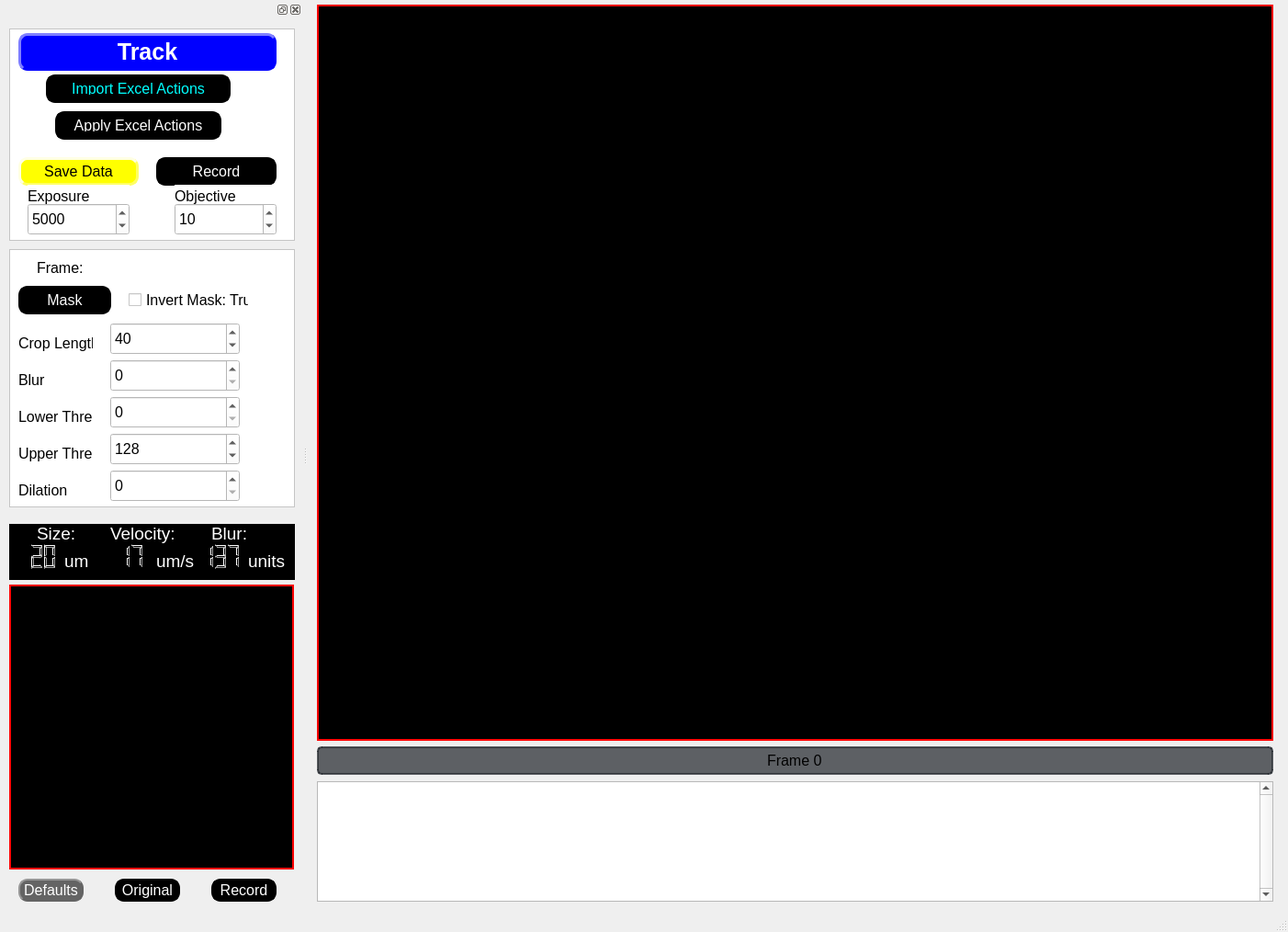
<?xml version="1.0" encoding="UTF-8"?>
<ui version="4.0">
 <class>MainWindow</class>
 <widget class="QMainWindow" name="MainWindow">
  <property name="geometry">
   <rect>
    <x>0</x>
    <y>0</y>
    <width>1402</width>
    <height>1014</height>
   </rect>
  </property>
  <property name="font">
   <font>
    <family>Arial</family>
    <pointsize>12</pointsize>
    <italic>false</italic>
    <bold>false</bold>
   </font>
  </property>
  <property name="windowTitle">
   <string>MainWindow</string>
  </property>
  <property name="styleSheet">
   <string notr="true">font-size: 12pt; font: Arial;</string>
  </property>
  <property name="documentMode">
   <bool>false</bool>
  </property>
  <widget class="QWidget" name="centralwidget">
   <widget class="QPlainTextEdit" name="plainTextEdit">
    <property name="geometry">
     <rect>
      <x>10</x>
      <y>850</y>
      <width>1041</width>
      <height>131</height>
     </rect>
    </property>
    <property name="mouseTracking">
     <bool>true</bool>
    </property>
    <property name="styleSheet">
     <string notr="true">font-size: 15pt; font: Arial;</string>
    </property>
    <property name="verticalScrollBarPolicy">
     <enum>Qt::ScrollBarAlwaysOn</enum>
    </property>
    <property name="sizeAdjustPolicy">
     <enum>QAbstractScrollArea::AdjustToContentsOnFirstShow</enum>
    </property>
    <property name="plainText">
     <string/>
    </property>
    <property name="centerOnScroll">
     <bool>false</bool>
    </property>
   </widget>
   <widget class="QLabel" name="VideoFeedLabel">
    <property name="geometry">
     <rect>
      <x>10</x>
      <y>5</y>
      <width>1041</width>
      <height>801</height>
     </rect>
    </property>
    <property name="mouseTracking">
     <bool>true</bool>
    </property>
    <property name="styleSheet">
     <string notr="true">background-color: rgb(0,0,0); border:2px solid rgb(255, 0, 0); </string>
    </property>
    <property name="text">
     <string/>
    </property>
   </widget>
   <widget class="QProgressBar" name="frameslider">
    <property name="geometry">
     <rect>
      <x>10</x>
      <y>812</y>
      <width>1041</width>
      <height>31</height>
     </rect>
    </property>
    <property name="styleSheet">
     <string notr="true">    QProgressBar {
        border: 2px solid rgba(33, 37, 43, 180);
        border-radius: 5px;
        text-align: center;
        background-color: rgba(33, 37, 43, 180);
        color: black;
    }
    QProgressBar::chunk {
        background-color: #FFD700;
    }</string>
    </property>
    <property name="minimum">
     <number>0</number>
    </property>
    <property name="maximum">
     <number>100</number>
    </property>
    <property name="value">
     <number>0</number>
    </property>
    <property name="format">
     <string>Frame %v</string>
    </property>
   </widget>
  </widget>
  <widget class="QStatusBar" name="statusbar"/>
  <widget class="QDockWidget" name="dockWidget">
   <property name="minimumSize">
    <size>
     <width>329</width>
     <height>987</height>
    </size>
   </property>
   <property name="styleSheet">
    <string notr="true"/>
   </property>
   <property name="floating">
    <bool>false</bool>
   </property>
   <property name="allowedAreas">
    <set>Qt::LeftDockWidgetArea|Qt::RightDockWidgetArea</set>
   </property>
   <attribute name="dockWidgetArea">
    <number>1</number>
   </attribute>
   <widget class="QWidget" name="dockWidgetContents">
    <widget class="QFrame" name="frame_3">
     <property name="geometry">
      <rect>
       <x>10</x>
       <y>10</y>
       <width>311</width>
       <height>231</height>
      </rect>
     </property>
     <property name="styleSheet">
      <string notr="true"> color: rgb(0, 0, 0);
 background-color: rgb(255, 255, 255);
</string>
     </property>
     <property name="frameShape">
      <enum>QFrame::StyledPanel</enum>
     </property>
     <property name="frameShadow">
      <enum>QFrame::Raised</enum>
     </property>
     <widget class="QPushButton" name="savedatabutton">
      <property name="geometry">
       <rect>
        <x>10</x>
        <y>140</y>
        <width>131</width>
        <height>31</height>
       </rect>
      </property>
      <property name="styleSheet">
       <string notr="true">QPushButton {
                color: rgb(0, 0, 0);
                background-color: rgb(255, 255, 0);
                border-style: outset;
                border-width: 3px;
                border-radius: 10px;
                border-color: rgb(255, 255, 100);
                min-width: 1em;
                padding: 6px;
            }
            QPushButton:hover {
                background-color: rgb(255, 255, 200);
                color: rgb(0, 0, 0);
            }
            QPushButton:pressed {
                background-color: red;
                border: 2px solid red;
                padding-left: 5px;
                padding-top: 5px;
                border-style: inset;
                }</string>
      </property>
      <property name="text">
       <string>Save Data</string>
      </property>
      <property name="checkable">
       <bool>true</bool>
      </property>
     </widget>
     <widget class="QPushButton" name="recordbutton">
      <property name="geometry">
       <rect>
        <x>160</x>
        <y>140</y>
        <width>131</width>
        <height>31</height>
       </rect>
      </property>
      <property name="styleSheet">
       <string notr="true">QPushButton {
                color: rgb(255, 255, 255);
                background-color: rgb(0, 0, 0);
                border-style: outset;
                border-width: 3px;
                border-radius: 10px;
                border-color: rgb(0, 0, 0);
                min-width: 1em;
                padding: 6px;
            }
      
            QPushButton:checked {
                color: rgb(255, 255, 255);
                background-color: rgb(255, 0, 0);
                border-style: inset;
                border-width: 3px;
                border-radius: 10px;
                border-color: rgb(255, 0, 0);
                font: bold 16px;
                min-width: 1em;
               
            }
            QPushButton:hover {
                background-color: rgb(100, 100, 100);
                color: rgb(255, 255, 255);
                border-color: rgb(100, 100, 100);
                padding-left: 5px;
                padding-top: 5px;
            }</string>
      </property>
      <property name="text">
       <string>Record</string>
      </property>
      <property name="checkable">
       <bool>true</bool>
      </property>
     </widget>
     <widget class="QPushButton" name="trackbutton">
      <property name="geometry">
       <rect>
        <x>10</x>
        <y>5</y>
        <width>281</width>
        <height>41</height>
       </rect>
      </property>
      <property name="cursor">
       <cursorShape>ArrowCursor</cursorShape>
      </property>
      <property name="styleSheet">
       <string notr="true">
QPushButton {
                color: rgb(255, 255, 255);
                background-color: rgb(0, 0, 255);
                border-style: outset;
                border-width: 3px;
                border-radius: 10px;
                border-color: rgb(0, 0, 255);
                min-width: 1em;
                padding: 6px;
			  font: bold 25px;
            }
      
            QPushButton:checked {
                color: rgb(255, 255, 255);
                background-color: rgb(255, 0, 0);
                border-style: inset;
                border-width: 3px;
                border-radius: 10px;
                border-color: rgb(255, 0, 0);
                font: bold 25px;
                min-width: 1em;
               
            }
            QPushButton:hover {
                background-color: rgb(100, 100, 100);
                color: rgb(255, 255, 255);
                border-color: rgb(0, 255, 0);
                padding-left: 5px;
                padding-top: 5px;
            }</string>
      </property>
      <property name="text">
       <string>Track</string>
      </property>
      <property name="checkable">
       <bool>true</bool>
      </property>
     </widget>
     <widget class="QLabel" name="exposurelabel">
      <property name="geometry">
       <rect>
        <x>20</x>
        <y>170</y>
        <width>111</width>
        <height>25</height>
       </rect>
      </property>
      <property name="maximumSize">
       <size>
        <width>150</width>
        <height>25</height>
       </size>
      </property>
      <property name="text">
       <string>Exposure</string>
      </property>
     </widget>
     <widget class="QSpinBox" name="exposurebox">
      <property name="geometry">
       <rect>
        <x>20</x>
        <y>190</y>
        <width>111</width>
        <height>35</height>
       </rect>
      </property>
      <property name="minimum">
       <number>100</number>
      </property>
      <property name="maximum">
       <number>30000</number>
      </property>
      <property name="singleStep">
       <number>100</number>
      </property>
      <property name="value">
       <number>5000</number>
      </property>
      <property name="displayIntegerBase">
       <number>10</number>
      </property>
     </widget>
     <widget class="QLabel" name="objectivelabel">
      <property name="geometry">
       <rect>
        <x>180</x>
        <y>170</y>
        <width>111</width>
        <height>25</height>
       </rect>
      </property>
      <property name="maximumSize">
       <size>
        <width>150</width>
        <height>25</height>
       </size>
      </property>
      <property name="text">
       <string>Objective</string>
      </property>
     </widget>
     <widget class="QSpinBox" name="objectivebox">
      <property name="geometry">
       <rect>
        <x>180</x>
        <y>190</y>
        <width>111</width>
        <height>35</height>
       </rect>
      </property>
      <property name="minimum">
       <number>1</number>
      </property>
      <property name="maximum">
       <number>50</number>
      </property>
      <property name="singleStep">
       <number>5</number>
      </property>
      <property name="value">
       <number>10</number>
      </property>
      <property name="displayIntegerBase">
       <number>10</number>
      </property>
     </widget>
     <widget class="QPushButton" name="import_excel_actions">
      <property name="geometry">
       <rect>
        <x>40</x>
        <y>50</y>
        <width>201</width>
        <height>31</height>
       </rect>
      </property>
      <property name="styleSheet">
       <string notr="true">QPushButton {
                color: rgb(0, 255, 255);
                background-color: rgb(0, 0, 0);
                border-style: outset;
                border-width: 3px;
                border-radius: 10px;
                border-color: rgb(0, 0, 0);
                min-width: 1em;
                padding: 6px;
            }
      
QPushButton:hover {
                background-color: rgb(100, 100, 100);
                color: rgb(255, 255, 255);
                border-color: rgb(100, 100, 100);
                padding-left: 5px;
                padding-top: 5px;
            }
            </string>
      </property>
      <property name="text">
       <string>Import Excel Actions</string>
      </property>
      <property name="checkable">
       <bool>true</bool>
      </property>
     </widget>
     <widget class="QPushButton" name="apply_actions">
      <property name="geometry">
       <rect>
        <x>50</x>
        <y>90</y>
        <width>181</width>
        <height>31</height>
       </rect>
      </property>
      <property name="styleSheet">
       <string notr="true">QPushButton {
                color: rgb(255, 255, 255);
                background-color: rgb(0, 0, 0);
                border-style: outset;
                border-width: 3px;
                border-radius: 10px;
                border-color: rgb(0, 0, 0);
                min-width: 1em;
                padding: 6px;
            }
      
            QPushButton:checked {
                color: rgb(255, 255, 255);
                background-color: rgb(255, 0, 0);
                border-style: inset;
                border-width: 3px;
                border-radius: 10px;
                border-color: rgb(255, 0, 0);
                font: bold 16px;
                min-width: 1em;
               
            }
            QPushButton:hover {
                background-color: rgb(100, 100, 100);
                color: rgb(255, 255, 255);
                border-color: rgb(100, 100, 100);
                padding-left: 5px;
                padding-top: 5px;
            }</string>
      </property>
      <property name="text">
       <string>Apply Excel Actions</string>
      </property>
      <property name="checkable">
       <bool>true</bool>
      </property>
     </widget>
    </widget>
    <widget class="QFrame" name="trackerparamsframe">
     <property name="geometry">
      <rect>
       <x>10</x>
       <y>250</y>
       <width>311</width>
       <height>281</height>
      </rect>
     </property>
     <property name="styleSheet">
      <string notr="true"> color: rgb(0, 0, 0);
 background-color: rgb(255, 255, 255);
</string>
     </property>
     <property name="frameShape">
      <enum>QFrame::StyledPanel</enum>
     </property>
     <property name="frameShadow">
      <enum>QFrame::Raised</enum>
     </property>
     <widget class="QSpinBox" name="robotmasklowerbox">
      <property name="geometry">
       <rect>
        <x>110</x>
        <y>160</y>
        <width>141</width>
        <height>35</height>
       </rect>
      </property>
      <property name="font">
       <font>
        <pointsize>12</pointsize>
        <italic>false</italic>
        <bold>false</bold>
       </font>
      </property>
      <property name="styleSheet">
       <string notr="true"/>
      </property>
      <property name="maximum">
       <number>255</number>
      </property>
      <property name="singleStep">
       <number>1</number>
      </property>
      <property name="value">
       <number>0</number>
      </property>
     </widget>
     <widget class="QLabel" name="maskthreshlabel">
      <property name="geometry">
       <rect>
        <x>10</x>
        <y>170</y>
        <width>81</width>
        <height>25</height>
       </rect>
      </property>
      <property name="maximumSize">
       <size>
        <width>150</width>
        <height>25</height>
       </size>
      </property>
      <property name="text">
       <string>Lower Thresh</string>
      </property>
     </widget>
     <widget class="QSpinBox" name="robotmaskdilationbox">
      <property name="geometry">
       <rect>
        <x>110</x>
        <y>240</y>
        <width>141</width>
        <height>35</height>
       </rect>
      </property>
      <property name="maximum">
       <number>40</number>
      </property>
     </widget>
     <widget class="QLabel" name="maskdilationlabel">
      <property name="geometry">
       <rect>
        <x>10</x>
        <y>250</y>
        <width>81</width>
        <height>25</height>
       </rect>
      </property>
      <property name="maximumSize">
       <size>
        <width>150</width>
        <height>25</height>
       </size>
      </property>
      <property name="text">
       <string>Dilation</string>
      </property>
     </widget>
     <widget class="QSpinBox" name="robotcroplengthbox">
      <property name="geometry">
       <rect>
        <x>110</x>
        <y>80</y>
        <width>141</width>
        <height>35</height>
       </rect>
      </property>
      <property name="minimum">
       <number>5</number>
      </property>
      <property name="maximum">
       <number>400</number>
      </property>
      <property name="singleStep">
       <number>1</number>
      </property>
      <property name="value">
       <number>40</number>
      </property>
      <property name="displayIntegerBase">
       <number>10</number>
      </property>
     </widget>
     <widget class="QLabel" name="croplengthlabel">
      <property name="geometry">
       <rect>
        <x>10</x>
        <y>90</y>
        <width>81</width>
        <height>25</height>
       </rect>
      </property>
      <property name="maximumSize">
       <size>
        <width>150</width>
        <height>25</height>
       </size>
      </property>
      <property name="text">
       <string>Crop Length</string>
      </property>
     </widget>
     <widget class="QSpinBox" name="robotmaskblurbox">
      <property name="geometry">
       <rect>
        <x>110</x>
        <y>120</y>
        <width>141</width>
        <height>35</height>
       </rect>
      </property>
      <property name="font">
       <font>
        <pointsize>12</pointsize>
        <italic>false</italic>
        <bold>false</bold>
       </font>
      </property>
      <property name="styleSheet">
       <string notr="true"/>
      </property>
      <property name="maximum">
       <number>40</number>
      </property>
      <property name="singleStep">
       <number>1</number>
      </property>
      <property name="value">
       <number>0</number>
      </property>
     </widget>
     <widget class="QLabel" name="maskblurlabel">
      <property name="geometry">
       <rect>
        <x>10</x>
        <y>130</y>
        <width>61</width>
        <height>25</height>
       </rect>
      </property>
      <property name="maximumSize">
       <size>
        <width>150</width>
        <height>25</height>
       </size>
      </property>
      <property name="text">
       <string>Blur</string>
      </property>
     </widget>
     <widget class="QPushButton" name="maskbutton">
      <property name="geometry">
       <rect>
        <x>10</x>
        <y>40</y>
        <width>101</width>
        <height>31</height>
       </rect>
      </property>
      <property name="styleSheet">
       <string notr="true">QPushButton {
                color: rgb(255, 255, 255);
                background-color: rgb(0, 0, 0);
                border-style: outset;
                border-width: 2px;
                border-radius: 10px;
                border-color: rgb(0, 0, 0);
                min-width: 1em;
                padding: 1px;
            }
            QPushButton:hover {
                background-color: rgb(100, 100, 100);
                color: rgb(255, 255, 255);
                border-style: inset;
			  border-color: rgb(0, 255, 0);
            }</string>
      </property>
      <property name="text">
       <string>Mask</string>
      </property>
      <property name="checkable">
       <bool>true</bool>
      </property>
      <property name="checked">
       <bool>false</bool>
      </property>
     </widget>
     <widget class="QCheckBox" name="maskinvert_checkBox">
      <property name="geometry">
       <rect>
        <x>130</x>
        <y>40</y>
        <width>131</width>
        <height>30</height>
       </rect>
      </property>
      <property name="text">
       <string>Invert Mask: True</string>
      </property>
      <property name="checked">
       <bool>false</bool>
      </property>
     </widget>
     <widget class="QSpinBox" name="robotmaskupperbox">
      <property name="geometry">
       <rect>
        <x>110</x>
        <y>200</y>
        <width>141</width>
        <height>35</height>
       </rect>
      </property>
      <property name="font">
       <font>
        <pointsize>12</pointsize>
        <italic>false</italic>
        <bold>false</bold>
       </font>
      </property>
      <property name="styleSheet">
       <string notr="true"/>
      </property>
      <property name="minimum">
       <number>0</number>
      </property>
      <property name="maximum">
       <number>255</number>
      </property>
      <property name="singleStep">
       <number>1</number>
      </property>
      <property name="value">
       <number>128</number>
      </property>
     </widget>
     <widget class="QLabel" name="maskthreshlabel_2">
      <property name="geometry">
       <rect>
        <x>10</x>
        <y>210</y>
        <width>81</width>
        <height>25</height>
       </rect>
      </property>
      <property name="maximumSize">
       <size>
        <width>150</width>
        <height>25</height>
       </size>
      </property>
      <property name="text">
       <string>Upper Thresh</string>
      </property>
     </widget>
     <widget class="QLabel" name="framelabel">
      <property name="geometry">
       <rect>
        <x>30</x>
        <y>10</y>
        <width>121</width>
        <height>21</height>
       </rect>
      </property>
      <property name="maximumSize">
       <size>
        <width>300</width>
        <height>25</height>
       </size>
      </property>
      <property name="text">
       <string>Frame: </string>
      </property>
     </widget>
    </widget>
    <widget class="QFrame" name="robotparamsframe">
     <property name="geometry">
      <rect>
       <x>10</x>
       <y>549</y>
       <width>311</width>
       <height>61</height>
      </rect>
     </property>
     <property name="styleSheet">
      <string notr="true"> color: rgb(255, 255, 255);
 background-color: rgb(0, 0, 0);
font-size: 14pt; font: Arial;</string>
     </property>
     <property name="frameShape">
      <enum>QFrame::StyledPanel</enum>
     </property>
     <property name="frameShadow">
      <enum>QFrame::Raised</enum>
     </property>
     <widget class="QLabel" name="robotsizelabel">
      <property name="geometry">
       <rect>
        <x>30</x>
        <y>0</y>
        <width>51</width>
        <height>20</height>
       </rect>
      </property>
      <property name="maximumSize">
       <size>
        <width>300</width>
        <height>50</height>
       </size>
      </property>
      <property name="text">
       <string>Size:   </string>
      </property>
     </widget>
     <widget class="QLabel" name="robotvelocitylabel">
      <property name="geometry">
       <rect>
        <x>110</x>
        <y>0</y>
        <width>81</width>
        <height>21</height>
       </rect>
      </property>
      <property name="maximumSize">
       <size>
        <width>300</width>
        <height>50</height>
       </size>
      </property>
      <property name="text">
       <string>Velocity: </string>
      </property>
     </widget>
     <widget class="QLabel" name="robotblurlabel">
      <property name="geometry">
       <rect>
        <x>220</x>
        <y>0</y>
        <width>51</width>
        <height>20</height>
       </rect>
      </property>
      <property name="maximumSize">
       <size>
        <width>16777215</width>
        <height>50</height>
       </size>
      </property>
      <property name="styleSheet">
       <string notr="true"/>
      </property>
      <property name="text">
       <string>Blur:</string>
      </property>
     </widget>
     <widget class="QLCDNumber" name="blurlcdnum">
      <property name="geometry">
       <rect>
        <x>200</x>
        <y>20</y>
        <width>61</width>
        <height>30</height>
       </rect>
      </property>
      <property name="styleSheet">
       <string notr="true">background-color: rgb(0,0,0); 
color: rgb(0,255,0);</string>
      </property>
      <property name="lineWidth">
       <number>0</number>
      </property>
      <property name="midLineWidth">
       <number>0</number>
      </property>
      <property name="smallDecimalPoint">
       <bool>false</bool>
      </property>
      <property name="digitCount">
       <number>3</number>
      </property>
      <property name="mode">
       <enum>QLCDNumber::Dec</enum>
      </property>
      <property name="segmentStyle">
       <enum>QLCDNumber::Outline</enum>
      </property>
      <property name="value" stdset="0">
       <double>137.000000000000000</double>
      </property>
     </widget>
     <widget class="QLabel" name="robotvelocityunitslabel">
      <property name="geometry">
       <rect>
        <x>160</x>
        <y>30</y>
        <width>41</width>
        <height>20</height>
       </rect>
      </property>
      <property name="maximumSize">
       <size>
        <width>300</width>
        <height>50</height>
       </size>
      </property>
      <property name="text">
       <string>um/s</string>
      </property>
     </widget>
     <widget class="QLabel" name="robotblurunitslabe">
      <property name="geometry">
       <rect>
        <x>260</x>
        <y>30</y>
        <width>41</width>
        <height>20</height>
       </rect>
      </property>
      <property name="maximumSize">
       <size>
        <width>300</width>
        <height>50</height>
       </size>
      </property>
      <property name="text">
       <string>units</string>
      </property>
     </widget>
     <widget class="QLCDNumber" name="sizelcdnum">
      <property name="geometry">
       <rect>
        <x>0</x>
        <y>20</y>
        <width>61</width>
        <height>30</height>
       </rect>
      </property>
      <property name="styleSheet">
       <string notr="true">background-color: rgb(0,0,0); 
color: rgb(0,255,0);</string>
      </property>
      <property name="lineWidth">
       <number>0</number>
      </property>
      <property name="midLineWidth">
       <number>0</number>
      </property>
      <property name="smallDecimalPoint">
       <bool>false</bool>
      </property>
      <property name="digitCount">
       <number>3</number>
      </property>
      <property name="mode">
       <enum>QLCDNumber::Dec</enum>
      </property>
      <property name="segmentStyle">
       <enum>QLCDNumber::Outline</enum>
      </property>
      <property name="value" stdset="0">
       <double>20.000000000000000</double>
      </property>
     </widget>
     <widget class="QLCDNumber" name="vellcdnum">
      <property name="geometry">
       <rect>
        <x>90</x>
        <y>20</y>
        <width>71</width>
        <height>30</height>
       </rect>
      </property>
      <property name="styleSheet">
       <string notr="true">background-color: rgb(0,0,0); 
color: rgb(0,255,0);</string>
      </property>
      <property name="lineWidth">
       <number>0</number>
      </property>
      <property name="midLineWidth">
       <number>0</number>
      </property>
      <property name="smallDecimalPoint">
       <bool>false</bool>
      </property>
      <property name="digitCount">
       <number>3</number>
      </property>
      <property name="mode">
       <enum>QLCDNumber::Dec</enum>
      </property>
      <property name="segmentStyle">
       <enum>QLCDNumber::Outline</enum>
      </property>
      <property name="value" stdset="0">
       <double>17.100000000000001</double>
      </property>
     </widget>
     <widget class="QLabel" name="robotsizeunitslabel">
      <property name="geometry">
       <rect>
        <x>60</x>
        <y>30</y>
        <width>31</width>
        <height>20</height>
       </rect>
      </property>
      <property name="maximumSize">
       <size>
        <width>300</width>
        <height>50</height>
       </size>
      </property>
      <property name="text">
       <string>um  </string>
      </property>
     </widget>
    </widget>
    <widget class="QLabel" name="CroppedVideoFeedLabel">
     <property name="geometry">
      <rect>
       <x>10</x>
       <y>615</y>
       <width>310</width>
       <height>310</height>
      </rect>
     </property>
     <property name="styleSheet">
      <string notr="true">background-color: rgb(0,0,0); border:2px solid rgb(255, 0, 0); </string>
     </property>
     <property name="text">
      <string/>
     </property>
    </widget>
    <widget class="QPushButton" name="resetdefaultbutton">
     <property name="geometry">
      <rect>
       <x>20</x>
       <y>935</y>
       <width>71</width>
       <height>25</height>
      </rect>
     </property>
     <property name="maximumSize">
      <size>
       <width>300</width>
       <height>25</height>
      </size>
     </property>
     <property name="font">
      <font>
       <family>Arial</family>
       <pointsize>12</pointsize>
       <italic>false</italic>
       <bold>false</bold>
      </font>
     </property>
     <property name="styleSheet">
      <string notr="true">QPushButton {
                color: rgb(255, 255, 255);
                background-color: rgb(100, 100, 100);
                border-style: outset;
                border-width: 2px;
                border-radius: 10px;
                border-color: rgb(100, 100, 100);
                min-width: 1em;
                padding: 1px;
            }
            QPushButton:hover {
                background-color: rgb(200, 200, 200);
                color: rgb(0, 0, 0);
            }
            QPushButton:pressed {
                background-color: rgb(200, 200, 200);
         
                padding-left: 5px;
                padding-top: 5px;
                border-style: inset;
                }</string>
     </property>
     <property name="text">
      <string>Defaults</string>
     </property>
    </widget>
    <widget class="QPushButton" name="croppedmasktoggle">
     <property name="geometry">
      <rect>
       <x>125</x>
       <y>935</y>
       <width>71</width>
       <height>25</height>
      </rect>
     </property>
     <property name="maximumSize">
      <size>
       <width>300</width>
       <height>25</height>
      </size>
     </property>
     <property name="font">
      <font>
       <family>Arial</family>
       <pointsize>12</pointsize>
       <italic>false</italic>
       <bold>false</bold>
      </font>
     </property>
     <property name="styleSheet">
      <string notr="true">QPushButton {
                color: rgb(255, 255, 255);
                background-color: rgb(0, 0, 0);
                border-style: outset;
                border-width: 2px;
                border-radius: 10px;
                border-color: rgb(0, 0, 0);
                min-width: 1em;
                padding: 1px;
            }
            QPushButton:hover {
                background-color: rgb(100, 100, 100);
                color: rgb(255, 255, 255);
                border-style: inset;
			  border-color: rgb(0, 255, 0);
            }</string>
     </property>
     <property name="text">
      <string>Original</string>
     </property>
     <property name="checkable">
      <bool>true</bool>
     </property>
    </widget>
    <widget class="QPushButton" name="croppedrecordbutton">
     <property name="geometry">
      <rect>
       <x>230</x>
       <y>935</y>
       <width>71</width>
       <height>25</height>
      </rect>
     </property>
     <property name="minimumSize">
      <size>
       <width>21</width>
       <height>0</height>
      </size>
     </property>
     <property name="styleSheet">
      <string notr="true">QPushButton {
                color: rgb(255, 255, 255);
                background-color: rgb(0, 0, 0);
                border-style: outset;
                border-width: 3px;
                border-radius: 10px;
                border-color: rgb(0, 0, 0);
                min-width: 1em;
      
            }
      
            QPushButton:checked {
                color: rgb(255, 255, 255);
                background-color: rgb(255, 0, 0);
                border-style: inset;
                border-width: 3px;
                border-radius: 10px;
                border-color: rgb(255, 0, 0);
                font: bold 16px;
                min-width: 1em;
               
            }
            QPushButton:hover {
                background-color: rgb(100, 100, 100);
                color: rgb(255, 255, 255);
                border-color: rgb(100, 100, 100);
                padding-left: 5px;
                padding-top: 5px;
            }</string>
     </property>
     <property name="text">
      <string>Record</string>
     </property>
     <property name="checkable">
      <bool>true</bool>
     </property>
    </widget>
   </widget>
  </widget>
  <action name="actiondock">
   <property name="text">
    <string>dock</string>
   </property>
   <property name="menuRole">
    <enum>QAction::NoRole</enum>
   </property>
  </action>
 </widget>
 <resources/>
 <connections/>
</ui>
